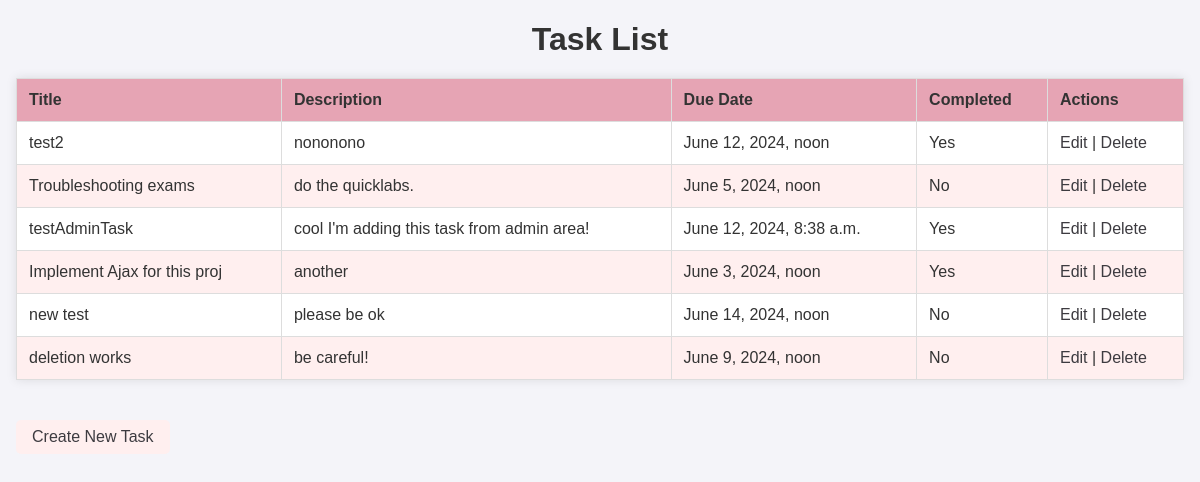
/tasks/, run on an earlier commit of the app's database.
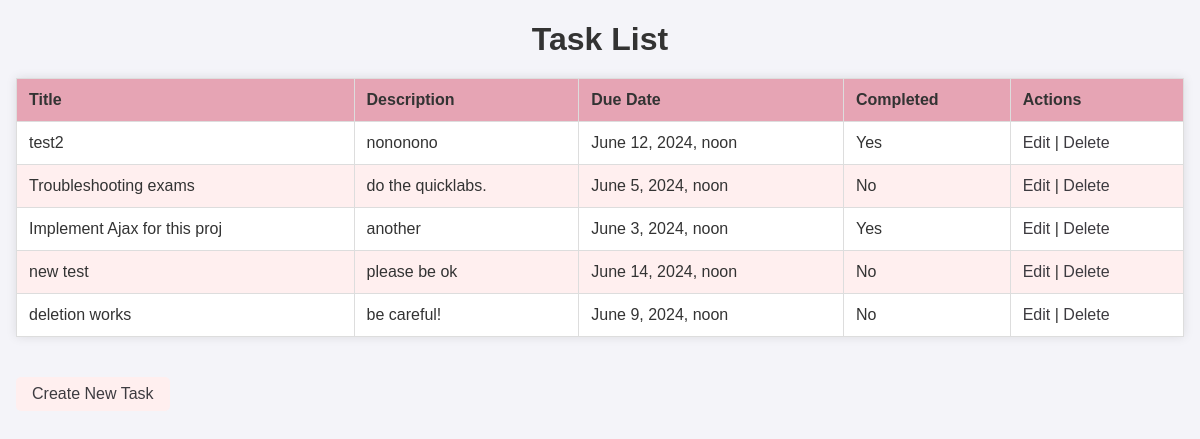
And on a later commit of the database.
### crudTasks/models.py (models this page shows, shortened)
class Task(models.Model):
    title = models.CharField(max_length=255)
    description = models.TextField()
    due_date = models.DateTimeField()
    is_completed = models.BooleanField(default=False)

### crudTasks/views.py (the view)
# urls.py: path('', views.task_list, name='task_list'),
def task_list(request):
    tasks = Task.objects.all()
    return render(request, 'tasks/task_list.html', {'tasks': tasks})

### crudTasks/templates/tasks/task_list.html (shortened to what this page needs)
<!DOCTYPE html>
<html lang="en">
<head>
    {% extends 'tasks/base.html' %}
    {% load static %}
    {% block content %}
    <h1>Task List</h1>
    <div id="task_list">
        <table>
            <thead>
                <tr>
                    <th>Title</th>
                    <th>Description</th>
                    <th>Due Date</th>
                    <th>Completed</th>
                    <th>Actions</th>
                </tr>
            </thead>
            <tbody>
                {% for task in tasks %}
                    <tr data-id="{{ task.pk }}">
                        <td>{{ task.title }}</td>
                        <td>{{ task.description }}</td>
                        <td>{{ task.due_date }}</td>
                        <td>{{ task.is_completed|yesno:"Yes,No" }}</td>
                        <td>
                            <a href="{% url 'task_update' task.pk %}" class="edit-task">Edit</a> |
                            <a href="{% url 'task_delete' task.pk %}" class="delete-task" >Delete</a>
                        </td>
                    </tr>
                {% endfor %}
            </tbody>
        </table>
    </div>
    <button class="btn" id="create-task">
        <a href="{% url 'task_create' %}" >Create New Task</a>
    </button>
    {% endblock %}

What changed in the data, as far as the page shows it:
removed Task: title "testAdminTask", description "cool I'm adding this task from admin area!", due_date "June 12, 2024, 8:38 a.m.", is_completed "Yes"
